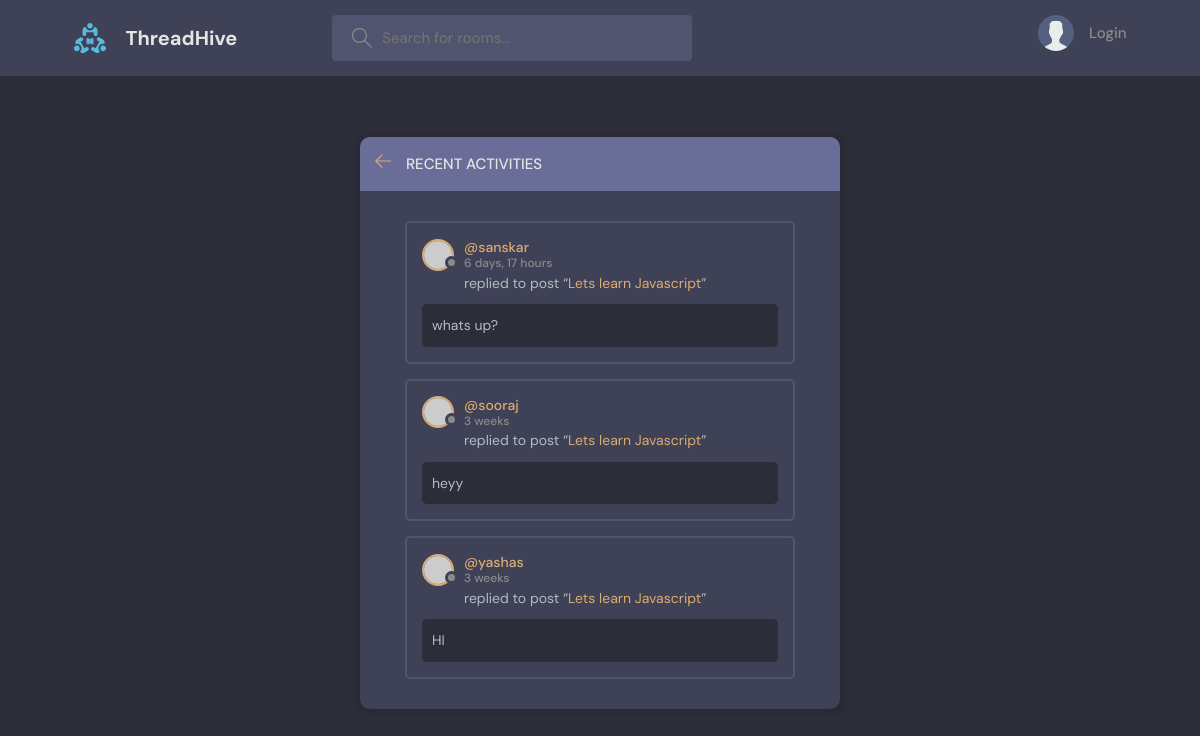
The page /activity/ on the database as committed earlier.
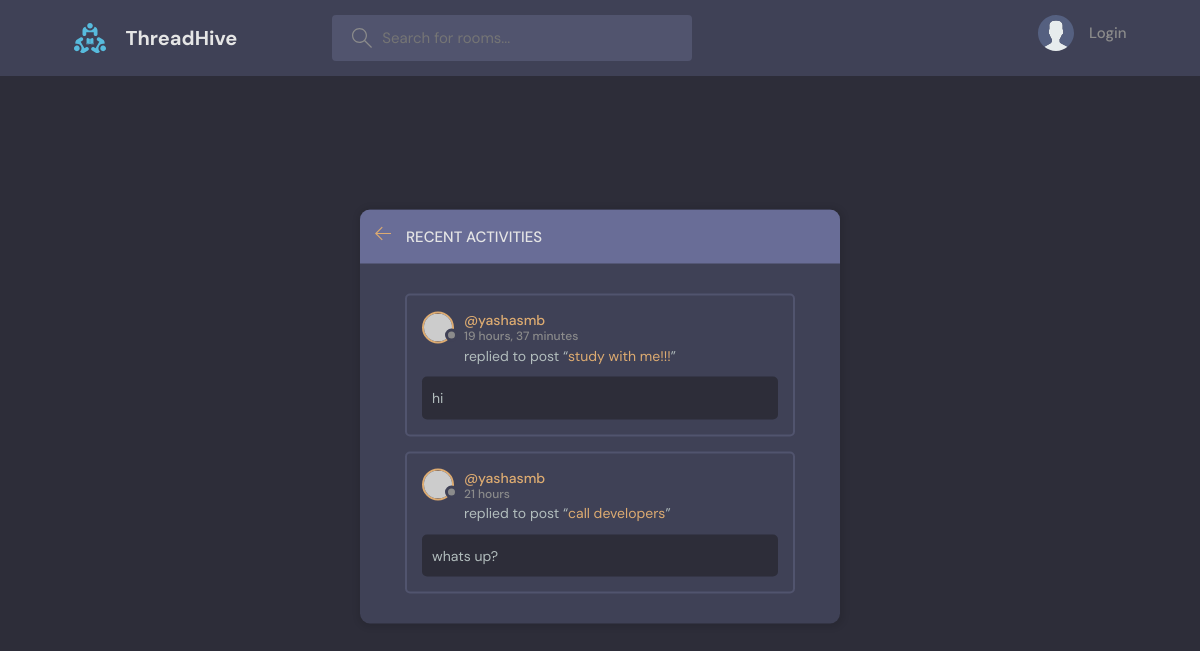
The same page on the database as committed later.
### base/models.py (models this page shows, shortened)
class Message(models.Model):
    user= models.ForeignKey(User,on_delete=models.CASCADE)
    room = models.ForeignKey(Room,on_delete=models.CASCADE)
    body  =models.TextField()
    update = models.DateTimeField(auto_now=True)
    created = models.DateTimeField(auto_now_add=True)
    class Meta:
        ordering = ['-update','-created']

class Room(models.Model):
    host=models.ForeignKey(User, on_delete=models.SET_NULL,null = True)
    topic=models.ForeignKey(Topic, on_delete=models.SET_NULL,null = True)
    name = models.CharField(max_length=200)
    description = models.TextField(null=True, blank=True)
    participants = models.ManyToManyField(User, related_name='participants', blank=True)
    updated = models.DateTimeField(auto_now=True)
    created = models.DateTimeField(auto_now_add=True)
    class Meta:
        ordering = ['-updated','-created']
    def __str__(self) :
        return  self.name

### base/views.py (the view)
# urls.py: path('activity/', views.activityPage , name="activity"),
def activityPage(request):
    room_messages = Message.objects.all()
    return render(request,'base/activity.html',{'room_messages':room_messages})

### base/templates/base/activity.html (shortened to what this page needs)
{% extends "main.html" %}
{% block content %}
    <main class="layout">
      <div class="container">
        <div class="layout__box">
          <div class="layout__boxHeader">
            <div class="layout__boxTitle">
              <a href="{% url 'home'  %}">
                <svg version="1.1" xmlns="http://www.w3.org/2000/svg" width="32" height="32" viewBox="0 0 32 32">
                  <title>arrow-left</title>
                  <path
                    d="M13.723 2.286l-13.723 13.714 13.719 13.714 1.616-1.611-10.96-10.96h27.625v-2.286h-27.625l10.965-10.965-1.616-1.607z"
                  ></path>
                </svg>
              </a>
              <h3>Recent Activities</h3>
            </div>
          </div>
          <div class="activities-page layout__body">
            {% for message in room_messages %}
            <div class="activities__box">
              <div class="activities__boxHeader roomListRoom__header">
                <a href="{% url 'user-profile' message.user.id%}" class="roomListRoom__author">
                  <div class="avatar avatar--small">
                    <img src="https://randomuser.me/api/portraits/women/11.jpg" />
                  </div>
                  <p>
                    @{{message.user}}
                    <span>{{message.created |timesince}}</span>
                  </p>
                </a>
              </div>
              <div class="activities__boxContent">
                <p>replied to post “<a href="{% url 'room' message.room.id %}">{{message.room}}</a>”</p>
                <div class="activities__boxRoomContent">
                  {{message.body}}
                </div>
              </div>
            </div>
            {% endfor %}
          </div>
        </div>
      </div>
    </main>
    {% endblock content %}

Rows that differ between the two databases and show on the page:
removed Message: user "sanskar", created "6 days, 17 hours", room "Lets learn Javascript", body "whats up?"
removed Message: user "sooraj", created "3 weeks", room "Lets learn Javascript", body "heyy"
removed Message: user "yashas", created "3 weeks", room "Lets learn Javascript", body "HI"
added Message: user "yashasmb", created "19 hours, 37 minutes", room "study with me!!!", body "hi"
added Message: user "yashasmb", created "21 hours", room "call developers", body "whats up?"
